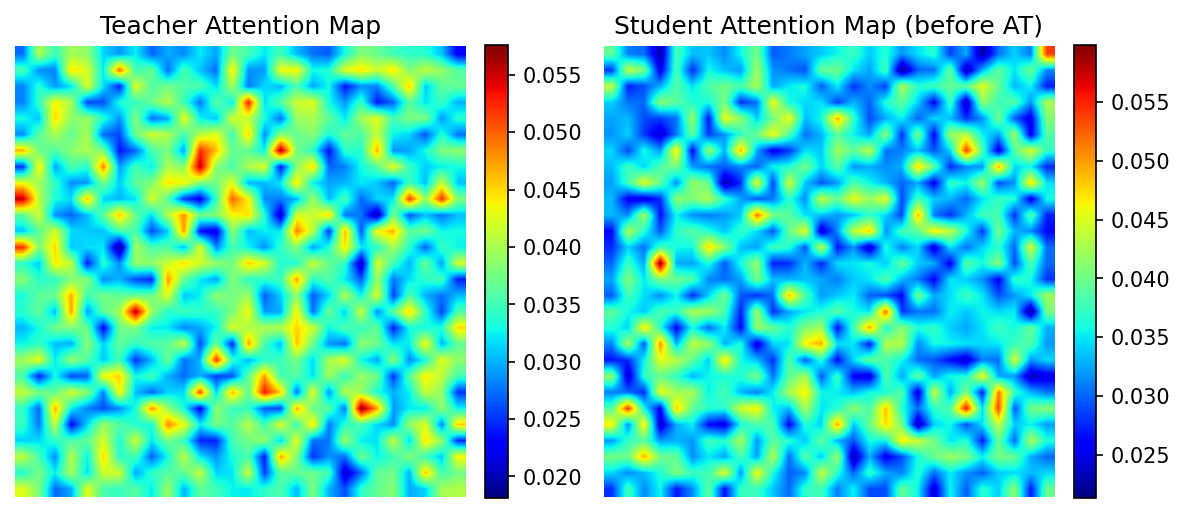

Generate this figure with Python:
```
脚本用途：
https://blog.csdn.net/qq_44923064/article/details/155104865?fromshare=blogdetail&sharetype=blogdetail&sharerId=155104865&sharerefer=PC&sharesource=qq_44923064&sharefrom=from_link
上文图3和图4图5的生成脚本

使用方法：
python at_attention_comparison.py

```

import torch
import torch.nn as nn
import torch.nn.functional as F
import matplotlib.pyplot as plt
import numpy as np
from torchvision import models

# ----------------------------
# 1. 模拟教师和学生特征图（简化版）
# ----------------------------
def get_dummy_features(batch=1, c_t=512, c_s=256, h=14, w=14):
    """生成模拟的教师和学生特征图"""
    torch.manual_seed(42)
    f_t = torch.randn(batch, c_t, h, w) * 0.5 + 1.0  # 教师特征（更“聚焦”）
    f_s = torch.randn(batch, c_s, h, w) * 1.0        # 学生特征（更“分散”）
    return f_s, f_t

def compute_attention_map(feat, p=2):
    """计算 AT 论文中的注意力图: sum of power-p across channels"""
    att = feat.pow(p).mean(dim=1)  # [B, H, W]
    # Normalize each attention map independently, without flattening it
    att_normalized = F.normalize(att.view(att.size(0), -1), p=2, dim=1).view_as(att)
    return att_normalized  # keep [B, H, W]


# ----------------------------
# 图1：教师 vs 学生注意力图
# ----------------------------
def plot_attention_comparison():
    # 假设 get_dummy_features 是一个已定义的函数，它返回学生和教师模型的特征
    # 如果有真实的特征，请直接使用它们代替这个假设函数
    def get_dummy_features(h=28, w=28):
        # 示例数据，实际中应由模型生成
        f_s = torch.randn((1, 64, h, w))  # 学生模型特征
        f_t = torch.randn((1, 64, h, w))  # 教师模型特征
        return f_s, f_t
    
    f_s, f_t = get_dummy_features(h=28, w=28)
    att_s = compute_attention_map(f_s, p=2)[0].detach().numpy()  # Ensure it's a single map and 2D
    att_t = compute_attention_map(f_t, p=2)[0].detach().numpy()  # Ensure it's a single map and 2D

    fig, axs = plt.subplots(1, 2, figsize=(8, 3.5))
    im0 = axs[0].imshow(att_t, cmap='jet', interpolation='bilinear')
    axs[0].set_title('Teacher Attention Map', fontsize=12)
    axs[0].axis('off')
    plt.colorbar(im0, ax=axs[0], fraction=0.046, pad=0.04)

    im1 = axs[1].imshow(att_s, cmap='jet', interpolation='bilinear')
    axs[1].set_title('Student Attention Map (before AT)', fontsize=12)
    axs[1].axis('off')
    plt.colorbar(im1, ax=axs[1], fraction=0.046, pad=0.04)

    plt.tight_layout()
    plt.savefig('at_attention_comparison.png', dpi=150, bbox_inches='tight')
    print("✅ Saved: at_attention_comparison.png")
# ----------------------------
# 图2：AT 蒸馏流程图
# ----------------------------
def plot_at_pipeline():
    fig, ax = plt.subplots(figsize=(10, 4))
    ax.axis('off')

    # 教师分支
    ax.text(0.2, 0.7, 'Teacher Network', ha='center', fontsize=12, weight='bold')
    ax.add_patch(plt.Rectangle((0.05, 0.55), 0.3, 0.1, fill=None, edgecolor='blue'))
    ax.text(0.2, 0.6, 'Feature Map $F_t$', ha='center', fontsize=11)

    # 学生分支
    ax.text(0.2, 0.3, 'Student Network', ha='center', fontsize=12, weight='bold')
    ax.add_patch(plt.Rectangle((0.05, 0.15), 0.3, 0.1, fill=None, edgecolor='orange'))
    ax.text(0.2, 0.2, 'Feature Map $F_s$', ha='center', fontsize=11)

    # 注意力计算
    ax.annotate('', xy=(0.45, 0.6), xytext=(0.35, 0.6), arrowprops=dict(arrowstyle='->', color='blue'))
    ax.text(0.5, 0.6, 'Attention\n$A_t = \\|F_t\\|_p^p$', ha='center', fontsize=11, color='blue')

    ax.annotate('', xy=(0.45, 0.2), xytext=(0.35, 0.2), arrowprops=dict(arrowstyle='->', color='orange'))
    ax.text(0.5, 0.2, 'Attention\n$A_s = \\|F_s\\|_p^p$', ha='center', fontsize=11, color='orange')

    # 损失函数
    ax.annotate('', xy=(0.7, 0.4), xytext=(0.6, 0.6), arrowprops=dict(arrowstyle='->', color='blue'))
    ax.annotate('', xy=(0.7, 0.4), xytext=(0.6, 0.2), arrowprops=dict(arrowstyle='->', color='orange'))
    ax.text(0.75, 0.4, '$\\mathcal{L}_{AT} = \\|A_t - A_s\\|_2^2$', ha='center', fontsize=12, weight='bold')

    plt.title('Attention Transfer (AT) Knowledge Distillation', fontsize=14, y=0.95)
    plt.savefig('at_pipeline.png', dpi=150, bbox_inches='tight')
    print("✅ Saved: at_pipeline.png")

# ----------------------------
# 图3：特征图 → 注意力图转换
# ----------------------------
def plot_feature_to_attention():
    # 模拟一个 3x3 特征图（3通道）
    np.random.seed(0)
    feat = np.random.rand(3, 32, 32)
    feat = (feat - feat.min()) / (feat.max() - feat.min())  # normalize to [0,1]

    # 计算注意力：sum of squares across channels
    attention = np.sum(feat ** 2, axis=0)

    fig, axs = plt.subplots(2, 4, figsize=(10, 5))
    for i in range(3):
        axs[0, i].imshow(feat[i], cmap='viridis')
        axs[0, i].set_title(f'Channel {i+1}', fontsize=10)
        axs[0, i].axis('off')
    
    axs[0, 3].axis('off')  # 空白

    # 第二行：注意力图
    for i in range(3):
        axs[1, i].axis('off')
    im = axs[1, 1].imshow(attention, cmap='hot')
    axs[1, 1].set_title('Sum of Squares\n(Across Channels)', fontsize=10)
    plt.colorbar(im, ax=axs[1, 1], fraction=0.046, pad=0.04)

    axs[1, 0].text(0.5, 0.5, '→', fontsize=20, ha='center', va='center')
    axs[1, 0].axis('off')
    axs[1, 2].axis('off')
    axs[1, 3].axis('off')

    plt.suptitle('From Multi-channel Features to Spatial Attention Map', fontsize=13)
    plt.tight_layout()
    plt.savefig('at_feature_to_attention.png', dpi=150, bbox_inches='tight')
    print("✅ Saved: at_feature_to_attention.png")

# ----------------------------
# 主程序
# ----------------------------
if __name__ == "__main__":
    plot_attention_comparison()
    plot_at_pipeline()
    plot_feature_to_attention()
    print("\n🎉 All figures generated successfully!")